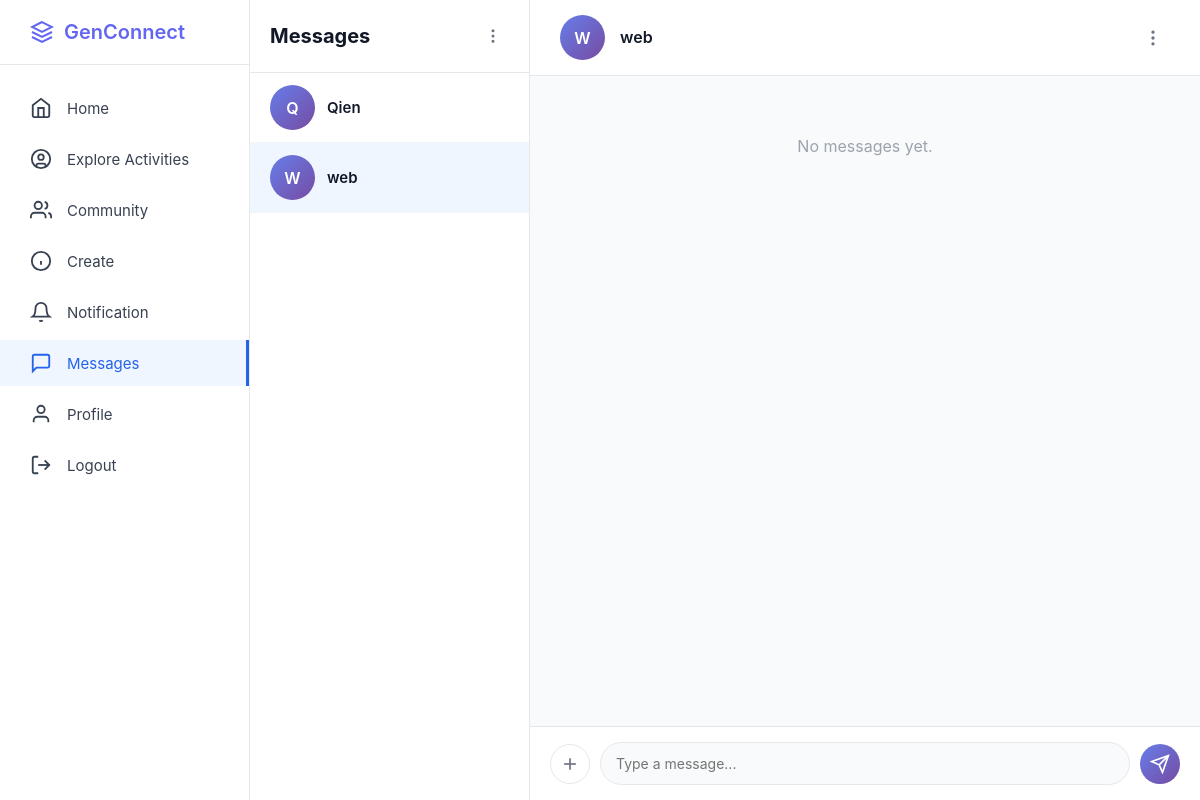
The page /messages/4?is_group=true (signed in) on the database as committed earlier.
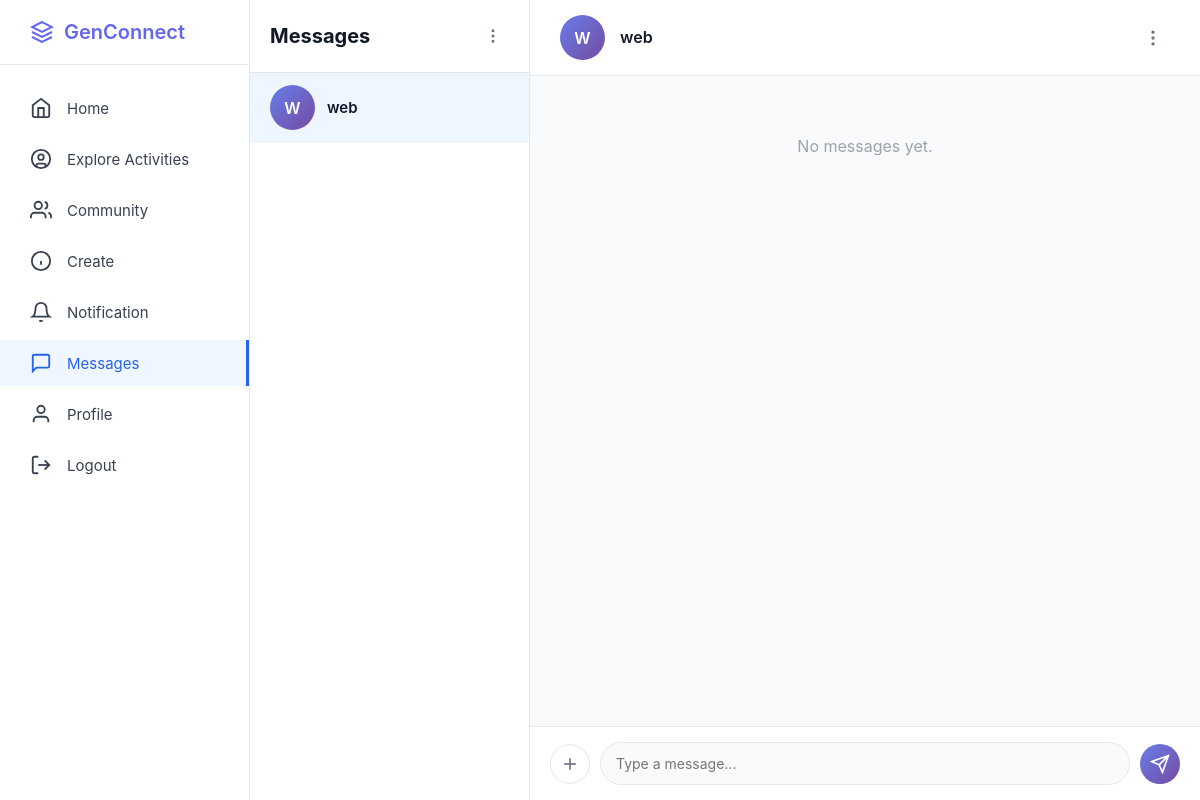
The same page on the database as committed later.
### app.py (models this page shows, shortened)
class User(db.Model):
    __tablename__ = 'users'
    id = db.Column(db.Integer, primary_key=True)
    username = db.Column(db.String(80), unique=True, nullable=False)
    email = db.Column(db.String(120), unique=True, nullable=False)
    fullname = db.Column(db.String(100), nullable=True)
    password_hash = db.Column(db.String(255), nullable=False)
    bio = db.Column(db.Text, nullable=True)
    interests = db.Column(db.String(255), nullable=True)
    profile_picture = db.Column(db.String(255), default='default.jpg')
    banner_image = db.Column(db.String(255), default='default_banner.jpg')
    member_type = db.Column(db.String(50), default='Youth Member')
    created_at = db.Column(db.DateTime, default=datetime.utcnow)
    posts = db.relationship('Post', backref='author', lazy=True, cascade='all, delete-orphan')
    comments = db.relationship('Comment', backref='author', lazy=True, cascade='all, delete-orphan')
    likes = db.relationship('Like', backref='user', lazy=True, cascade='all, delete-orphan')
    followers = db.relationship(
        'Follow',
        foreign_keys='Follow.followed_id',
        backref='followed_user',
        lazy='dynamic',
        cascade='all, delete-orphan'
    )
    following = db.relationship(
        'Follow',
        foreign_keys='Follow.follower_id',
        backref='follower_user',
        lazy='dynamic',
        cascade='all, delete-orphan'
    )
    community_memberships = db.relationship('CommunityMember', backref='user', lazy=True, cascade='all, delete-orphan')
    sent_messages = db.relationship(
        'Message',
        foreign_keys='Message.sender_id',
        backref='sender',
        lazy='dynamic',
        cascade='all, delete-orphan'
    )
    received_messages = db.relationship(
        'Message',
        foreign_keys='Message.receiver_id',
        backref='receiver',
        lazy='dynamic',
        cascade='all, delete-orphan'
    )
    contacts_initiated = db.relationship(
        'Contact',
        foreign_keys='Contact.user_id',
        backref='user',
        lazy='dynamic',
        cascade='all, delete-orphan'
    )
    contacts_received = db.relationship(
        'Contact',
        foreign_keys='Contact.contact_user_id',
        backref='contact_user',
        lazy='dynamic',
        cascade='all, delete-orphan'
    )
    def get_contacts(self):
        contacts = Contact.query.filter(
            or_(
                and_(Contact.user_id == self.id, Contact.status == 'accepted'),
                and_(Contact.contact_user_id == self.id, Contact.status == 'accepted')
            )
        ).all()
        contact_users = []
        for contact in contacts:
            if contact.user_id == self.id:
                contact_users.append(contact.contact_user)
            else:
                contact_users.append(contact.user)
        return contact_users

class Community(db.Model):
    __tablename__ = 'communities'
    id = db.Column(db.Integer, primary_key=True)
    name = db.Column(db.String(100), nullable=False)
    description = db.Column(db.Text, nullable=True)
    image_url = db.Column(db.String(255), nullable=True)
    creator_id = db.Column(db.Integer, db.ForeignKey('users.id'), nullable=False)
    created_at = db.Column(db.DateTime, default=datetime.utcnow)
    memberships = db.relationship('CommunityMember', backref='community', lazy=True, cascade='all, delete-orphan')
    def get_member_count(self):
        return CommunityMember.query.filter_by(community_id=self.id).count()

### app.py (the view)
@app.route('/messages/<int:target_id>')
def message_thread(target_id):
    if 'user_id' not in session: return redirect(url_for('login'))
    current_user = User.query.get(session['user_id'])
    if not current_user: return redirect(url_for('login'))
    contacts = current_user.get_contacts()
    groups = Community.query.join(CommunityMember).filter(CommunityMember.user_id == current_user.id).all()
    conversations = []
    for c in contacts:
        conversations.append({'id': c.id, 'name': c.username, 'contact': c, 'is_group': False})
    for g in groups:
        conversations.append({'id': g.id, 'name': g.name, 'group': g, 'is_group': True})
    is_group = request.args.get('is_group') == 'true'
    member_count = 0
    group_members = []
    if is_group:
        contact = Community.query.get_or_404(target_id)
        member_count = contact.get_member_count()
        group_members = User.query.join(CommunityMember).filter(CommunityMember.community_id == target_id).all()
        messages = Message.query.filter_by(community_id=target_id).order_by(Message.created_at.asc()).all()
    else:
        contact = User.query.get_or_404(target_id)
        messages = Message.query.filter(or_(
            and_(Message.sender_id == current_user.id, Message.receiver_id == contact.id),
            and_(Message.sender_id == contact.id, Message.receiver_id == current_user.id)
        )).order_by(Message.created_at.asc()).all()
    return render_template('message_thread.html',
                         contact=contact,
                         messages=messages,
                         conversations=conversations,
                         contacts=contacts,
                         current_user=current_user,
                         is_group=is_group,
                         member_count=member_count,
                         group_members=group_members)

### templates/message_thread.html (shortened to what the changed rows need)
<!DOCTYPE html>
<html lang="en">
<head>
    {% set displayName = contact.username if contact.username is defined else contact.name %}
</head>
<body>
<div class="container">
    <div class="messages-container">
        <div class="conversations-sidebar">
            <div class="conversations-header">
                <h2>Messages</h2>
            </div>
            <div class="conversations-list">
                {% if conversations %}
                    {% for conv in conversations %}
                    <a href="/messages/{{ conv.id }}?is_group={{ 'true' if conv.is_group else 'false' }}"
                       class="conversation-item {% if (is_group and conv.is_group and conv.id == contact.id) or (not is_group and not conv.is_group and conv.id == contact.id) %}active{% endif %}">
                        <div class="conversation-avatar">{{ conv.name[0].upper() }}</div>
                        <div class="conversation-name">{{ conv.name }}</div>
                    </a>
                    {% endfor %}
                {% else %}
                    <div style="padding: 20px; text-align: center; color: #9ca3af;">No conversations yet.</div>
                {% endif %}
            </div>
        </div>
        <div class="chat-area">
            <div class="chat-header">
                <div class="chat-header-info">
                    <div class="chat-avatar">{{ displayName[0].upper() }}</div>
                    <div class="chat-user-info">
                        <h3>{{ displayName }}</h3>
                    </div>
                </div>
            </div>
        </div>
    </div>
</div>
</body>
</html>

Rows that differ between the two databases and show on the page:
removed User: username "Q", name "Qien"
